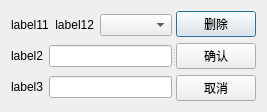
<?xml version="1.0" encoding="UTF-8"?>
<ui version="4.0">
 <class>editItemWidget</class>
 <widget class="QDialog" name="editItemWidget">
  <property name="geometry">
   <rect>
    <x>0</x>
    <y>0</y>
    <width>385</width>
    <height>216</height>
   </rect>
  </property>
  <property name="windowTitle">
   <string>Dialog</string>
  </property>
  <layout class="QGridLayout" name="gridLayout_2">
   <property name="sizeConstraint">
    <enum>QLayout::SetFixedSize</enum>
   </property>
   <item row="0" column="0">
    <widget class="QSplitter" name="splitter">
     <property name="orientation">
      <enum>Qt::Horizontal</enum>
     </property>
     <widget class="QWidget" name="layoutWidget">
      <layout class="QGridLayout" name="gridLayout">
       <item row="0" column="0">
        <layout class="QHBoxLayout" name="horizontalLayout">
         <item>
          <widget class="QLabel" name="label11">
           <property name="text">
            <string>label11</string>
           </property>
          </widget>
         </item>
         <item>
          <widget class="QLabel" name="label12">
           <property name="text">
            <string>label12</string>
           </property>
           <property name="alignment">
            <set>Qt::AlignRight|Qt::AlignTrailing|Qt::AlignVCenter</set>
           </property>
          </widget>
         </item>
         <item>
          <widget class="QComboBox" name="currComboBox"/>
         </item>
        </layout>
       </item>
       <item row="1" column="0">
        <layout class="QHBoxLayout" name="horizontalLayout_2">
         <item>
          <widget class="QLabel" name="label2">
           <property name="text">
            <string>label2</string>
           </property>
          </widget>
         </item>
         <item>
          <widget class="QLineEdit" name="lineEdit2"/>
         </item>
        </layout>
       </item>
       <item row="2" column="0">
        <layout class="QHBoxLayout" name="horizontalLayout_3">
         <item>
          <widget class="QLabel" name="label3">
           <property name="text">
            <string>label3</string>
           </property>
          </widget>
         </item>
         <item>
          <widget class="QLineEdit" name="lineEdit3"/>
         </item>
        </layout>
       </item>
      </layout>
     </widget>
     <widget class="QWidget" name="layoutWidget">
      <layout class="QVBoxLayout" name="verticalLayout">
       <item>
        <widget class="QPushButton" name="deletebtn">
         <property name="text">
          <string>删除</string>
         </property>
        </widget>
       </item>
       <item>
        <widget class="QPushButton" name="conformbtn">
         <property name="text">
          <string>确认</string>
         </property>
        </widget>
       </item>
       <item>
        <widget class="QPushButton" name="cancelbtn">
         <property name="text">
          <string>取消</string>
         </property>
        </widget>
       </item>
      </layout>
     </widget>
    </widget>
   </item>
  </layout>
 </widget>
 <resources/>
 <connections/>
</ui>
